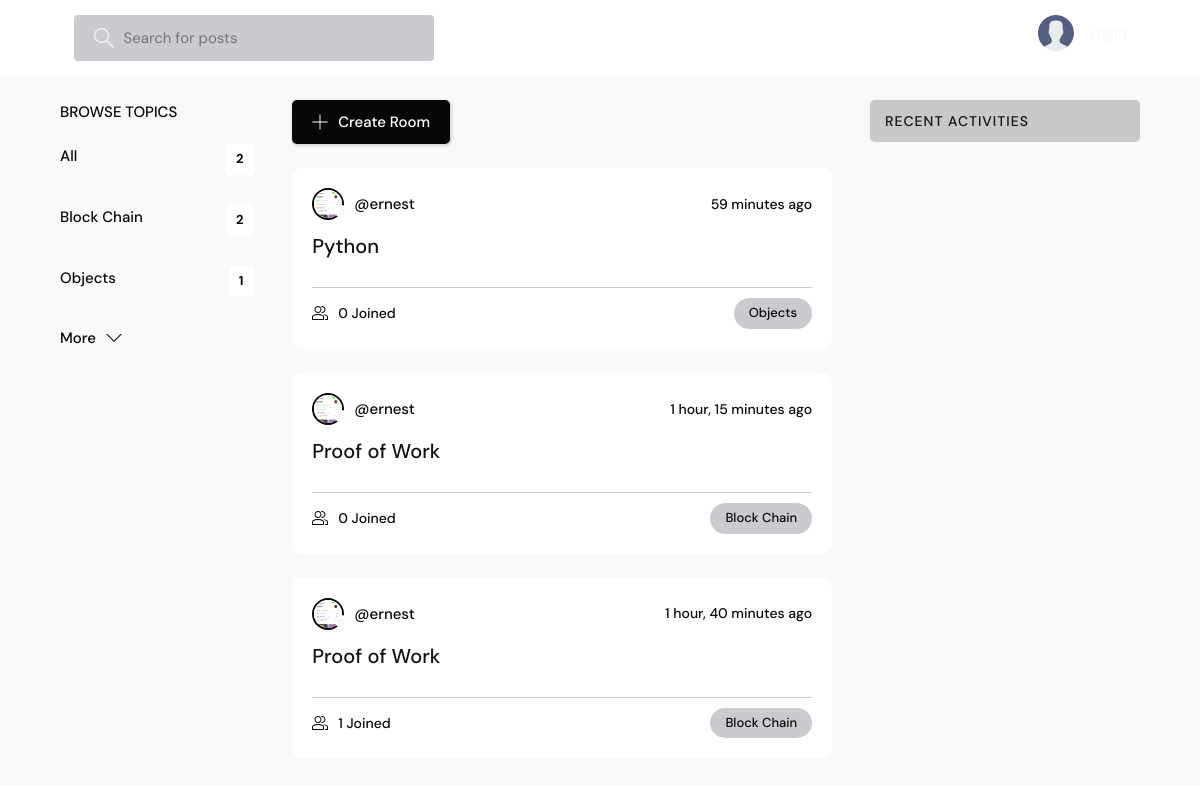
The page / on the database its author committed.
### base/models.py (models this page shows, shortened)
class Topic(models.Model):
    name = models.CharField(max_length=200)

class Room(models.Model):
    host = models.ForeignKey(User, on_delete=models.SET_NULL, null=True)
    topic = models.ForeignKey(Topic, on_delete=models.SET_NULL, null=True)
    name = models.CharField(max_length=200)
    description = models.TextField(null=True, blank=True)
    participants = models.ManyToManyField(
        User, related_name='participants', blank=True)
    updated = models.DateTimeField(auto_now=True)
    created = models.DateTimeField(auto_now_add=True)
    class Meta:
        ordering = ['-updated', '-created']

class User(AbstractUser):
    name = models.CharField(max_length=200, null=True)
    email = models.EmailField(unique=True, null=True)
    bio = models.TextField(null=True)
    avatar = models.ImageField(null=True, default="avatar.svg")
    USERNAME_FIELD = 'email'
    REQUIRED_FIELDS = []

### base/views.py (the view)
# urls.py: path('', views.home, name="home"),
def home(request):
    q = request.GET.get('q') if request.GET.get('q') != None else ''
    rooms = Room.objects.filter(
        Q(topic__name__icontains=q) |
        Q(name__icontains=q) |
        Q(description__icontains=q)
    )
    topics = Topic.objects.all()[0:5]
    room_count = rooms.count()
    room_messages = Message.objects.filter(
        Q(room__topic__name__icontains=q))[0:3]
    context = {'rooms': rooms, 'topics': topics,
               'room_count': room_count, 'room_messages': room_messages}
    return render(request, 'base/home.html', context)

### base/templates/base/home.html (shortened to what this page needs)
{% extends 'main.html' %}
{% block content %}
<main class="layout layout--3">
  <div class="container">
    {% include 'base/topics_component.html' %}
    <div class="roomList">
      <div class="roomList__header">
        <a class="btn btn--main" href="{% url 'create-room' %}">
          <svg version="1.1" xmlns="http://www.w3.org/2000/svg" width="32" height="32" viewBox="0 0 32 32">
            <title>add</title>
            <path
              d="M16.943 0.943h-1.885v14.115h-14.115v1.885h14.115v14.115h1.885v-14.115h14.115v-1.885h-14.115v-14.115z">
            </path>
          </svg>
          Create Room
        </a>
      </div>
      {% include 'base/feed_component.html' %}
    </div>
    {% include 'base/activity_component.html' %}
  </div>
</main>
{% endblock %}

### base/templates/base/topics_component.html
<div class="topics">
    <div class="topics__header">
        <h2>Browse Topics</h2>
    </div>
    <ul class="topics__list">
        <li>
            <a href="{% url 'home' %}" class="active">All <span>{{topics.count}}</span></a>
        </li>
        {% for topic in topics %}
        <li>
            <a href="{% url 'home' %}?q={{topic.name}}">{{topic.name}}<span>{{topic.room_set.all.count}}</span></a>
        </li>
        {% endfor %}
    </ul>
    <a class="btn btn--link" href="{% url 'topics' %}">
        More
        <svg version="1.1" xmlns="http://www.w3.org/2000/svg" width="32" height="32" viewBox="0 0 32 32">
            <title>chevron-down</title>
            <path d="M16 21l-13-13h-3l16 16 16-16h-3l-13 13z"></path>
        </svg>
    </a>
</div>

### base/templates/base/feed_component.html (shortened to what this page needs)
{% for room in rooms %}
<div class="roomListRoom">
    <div class="roomListRoom__header">
        <a href="{% url 'user-profile' room.host.id %}" class="roomListRoom__author">
            <div class="avatar avatar--small">
                <img src="{{room.host.avatar.url}}" />
            </div>
            <span>@{{room.host.username}}</span>
        </a>
        <div class="roomListRoom__actions">
            <span>{{room.created|timesince}} ago</span>
        </div>
    </div>
    <div class="roomListRoom__content">
        <a href="{% url 'room' room.id %}">{{room.name}}</a>
    </div>
    <div class="roomListRoom__meta">
        <a href="{% url 'room' room.id %}" class="roomListRoom__joined">
            {{room.participants.all.count}} Joined
        </a>
        <p class="roomListRoom__topic">{{room.topic.name}}</p>
    </div>
</div>
{% endfor %}

### static/styles/style.css (style rules this page uses)
:root { --color-main: #070707; --color-main-light: #4b4c4d; --color-dark: #ffffff; --color-dark-medium: #cbcbcf; --color-dark-light: #c7c8ca; --color-light: #131212; --color-gray: #f8f8f8; --color-light-gray: #0a0a0a; --color-bg: #F9F9F9; --color-success: #5dd693; --color-error: #fc4b0b; }
* { font-family: "DM Sans", -apple-system, BlinkMacSystemFont, "Segoe UI", Roboto, Oxygen, Ubuntu, Cantarell, "Open Sans", "Helvetica Neue", sans-serif; margin: 0; padding: 0; box-sizing: border-box; text-rendering: optimizeLegibility; font-size: inherit; }
html { font-size: 56.25%; }
@media only screen and (min-width: 1200px) { html { font-size: 62.5%; } }
body { line-height: 1.6; font-weight: 400; font-size: 1.5rem; color: var(--color-light-gray); background-color: var(--color-bg); min-height: 100vh; }
img { width: 100%; }
a { display: inline-block; color: var(--color-main); text-decoration: none; }
.container { max-width: 120rem; width: 90%; margin: auto; }
.btn { background-color: transparent; border: none; display: inline-flex; align-items: center; gap: 1rem; cursor: pointer; transition: all ease-in-out 0.3s; padding: 1rem 2rem; border-radius: 5px; box-shadow: 1px 1px 3px 1px rgba(0, 0, 0, 0.15); font-weight: 500; }
.btn--link { border-radius: 0; padding: 0; color: var(--color-main); box-shadow: none; }
.btn--main { background-color: var(--color-main); color: var(--color-dark); }
.btn > svg { fill: currentColor; width: 1.6rem; height: 1.6rem; }
.avatar { position: relative; display: inline-block; border-radius: 50%; border: 2px solid var(--color-main); }
.avatar img { display: block; border-radius: 50%; object-fit: cover; object-position: center; }
.avatar::after { content: ""; display: block; position: absolute; background-color: var(--color-gray); z-index: 111; border-radius: 50%; border: 0.3rem solid var(--color-dark); }
.avatar.avatar--small img { width: 2.8rem; height: 2.8rem; }
.avatar.avatar--small:after { width: 0.7rem; height: 0.7rem; bottom: 0px; right: -6px; }
.layout { margin-top: 2.4rem; }
.layout > .container { display: flex; justify-content: space-between; align-items: flex-start; }
.layout--3 > .container > div:first-child { flex-basis: 18%; max-width: 22.5rem; }
.layout--3 > .container > div:nth-child(2) { flex-basis: 50%; }
.topics__header { margin-bottom: 2rem; }
.topics__header h2 { text-transform: uppercase; font-weight: 500; color: #070707; }
.topics__list { list-style: none; }
.topics__list li a { display: flex; justify-content: space-between; margin-bottom: 3rem; font-weight: 500; color: var(--color-light-gray); transition: all 0.3s ease-in-out; }
.topics__list li a.active, .topics__list li a:hover { color: var(--color-main); }
.topics__list li a span { padding: 0.5rem 1rem; background-color: var(--color-dark); border-radius: 3px; font-size: 1.3rem; font-weight: 700; letter-spacing: 1px; }
.roomList__header { display: flex; justify-content: space-between; align-items: center; margin-bottom: 2.4rem; }
.roomListRoom { margin-bottom: 2.4rem; background-color: var(--color-dark); border-radius: 1rem; padding: 2rem; }
.roomListRoom__header { display: flex; justify-content: space-between; align-items: center; }
.roomListRoom__author { font-weight: 500; display: flex; align-items: center; gap: 1rem; }
.roomListRoom__actions { display: flex; align-items: flex-start; gap: 1rem; position: relative; }
.roomListRoom__actions span { font-size: 1.4rem; font-weight: 500; }
.roomListRoom__content { margin: 1rem 0; }
.roomListRoom__content a { font-size: 2rem; font-weight: 500; margin-bottom: 1.5rem; color: var(--color-light); transition: all 0.3s ease-in-out; }
.roomListRoom__meta { border-top: 1px solid var(--color-dark-medium); padding-top: 1rem; display: flex; align-items: center; justify-content: space-between; }
.roomListRoom__joined { color: var(--color-light-gray); display: flex; align-items: center; gap: 1rem; font-size: 1.4rem; font-weight: 500; }
.roomListRoom__joined svg { fill: var(--color-main); width: 1.6rem; height: 1.6rem; }
.roomListRoom__topic { padding: 5px 1.5rem; background-color: var(--color-dark-medium); border-radius: 5rem; font-weight: 500; font-size: 1.3rem; }

### rows shown on the page
Topic: name "Block Chain", room_set.all.count "2"
Topic: name "Objects", room_set.all.count "1"
Room: host.avatar (picture), host.username "ernest", created "59 minutes", name "Python", participants.all.count "0", topic.name "Objects"
Room: host.avatar (picture), host.username "ernest", created "1 hour, 15 minutes", name "Proof of Work", participants.all.count "0", topic.name "Block Chain"
Room: host.avatar (picture), host.username "ernest", created "1 hour, 40 minutes", name "Proof of Work", participants.all.count "1", topic.name "Block Chain"

### other values the page prints
{{ topics.count }} "2"
